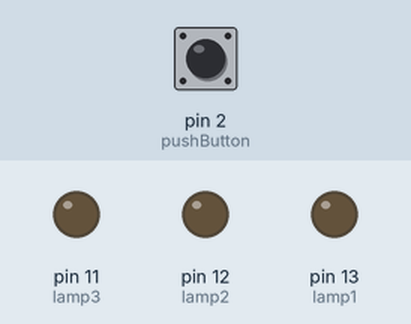
This sketch was run on a simulated Arduino Uno, built with avr-gcc and run on an emulated ATmega328P. Parts: output pins drawn as LEDs (lit = HIGH). The inputs (shaded band) are chosen by the test bench; at power-on: pin 2 (pushButton) LOW.

Above: at 1.2 s.
1.3 s: pin 2 (pushButton) pulled HIGH for 0.15 s
At 1.37 s:
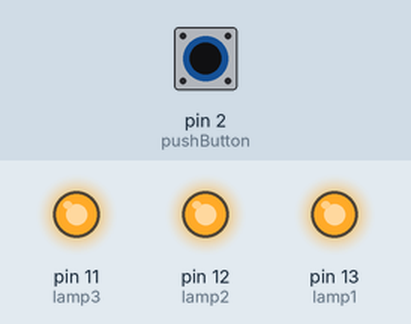
2.9 s: pin 2 (pushButton) pulled HIGH for 3.2 s
At 7.2 s:
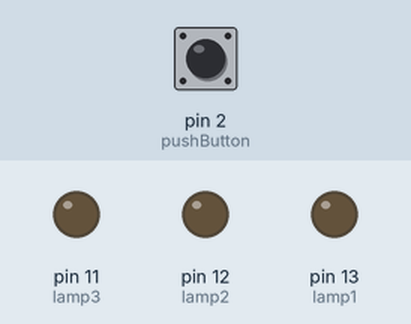
Timing chart, 0 to 8.7 s (numbered marks = the images above; inputs shaded):
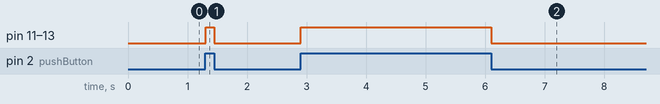

Measured:
- after the input at 1.3 s, pin 11 (lamp3), pin 12 (lamp2), pin 13 (lamp1): LOW → HIGH at once, → LOW 0.15 s later
- after the input at 2.9 s, pin 11 (lamp3), pin 12 (lamp2), pin 13 (lamp1): LOW → HIGH at once, → LOW 3.2 s later

The sketch:

an_4__15-10-2020__-_Digital_Input__3_Lampu_LED_+_Pushbutton_.ino
```cpp
int pushButton = 2;
int lamp1 = 13;
int lamp2 = 12;
int lamp3 = 11;

void setup()
{
  pinMode(pushButton, INPUT);
  pinMode(lamp1, OUTPUT);
  pinMode(lamp2, OUTPUT);
  pinMode(lamp3, OUTPUT);
}

void loop()
{
  //baca kondisi tegangan di kaki input (kaki no 2)
  int buttonState = digitalRead(pushButton);

  delay(1);
  if(buttonState == HIGH){
    digitalWrite(lamp1,HIGH);
    digitalWrite(lamp2,HIGH);
    digitalWrite(lamp3,HIGH);
  }else{
  	digitalWrite(lamp1,LOW);
    digitalWrite(lamp2,LOW);
    digitalWrite(lamp3,LOW);
  }
}
//Digital Input by : Irfan Arsyananda-021
```
